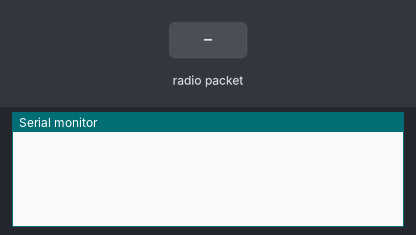
Recording of a sketch running on a simulated ESP32. Shown: the last lines printed to the serial monitor. The inputs (shaded band) are chosen by the test bench.

Above: at 1.2 s.
1.3 s: radio packet "remote-commands" arrives
At 2.5 s:
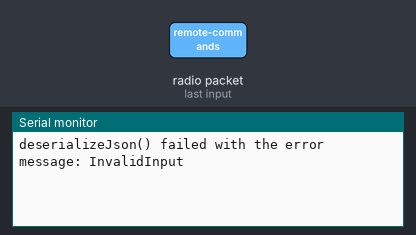
2.8 s: radio packet "1" arrives
At 3.9 s:
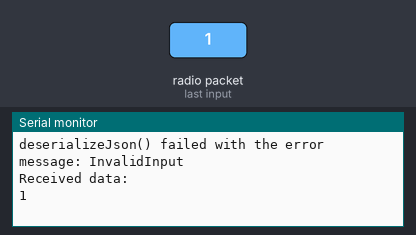

The sketch:

EspNowReceiveJson.ino
```cpp
#include <WiFi.h>
#include <esp_now.h>
#include <ArduinoJson.h>

int motorState = 0;

void processReceivedJson(DynamicJsonDocument &jsonDoc)
{
    Serial.println("Received data:");

    // Converts the jsonDoc variable to text and sends it through
    // the Serial port using Serial.print() behind the scenes
    serializeJson(jsonDoc, Serial);
    Serial.println("");

    // Logic based on the command received
    String topic = jsonDoc["topic"].as<String>();
    if (topic == "remote-commands")
    {
        String command = jsonDoc["command"].as<String>();

        if (command == "speed-up")
        {
            Serial.println("Speeding up the fan");
            motorState += 1;
        }

        if (command == "speed-down")
        {
            Serial.println("Slowing down the fan");
            motorState -= 1;
        }
    }
}

void printEspErrorCode(String message, esp_err_t errorCode)
{
    Serial.println(message);
    Serial.print("Error Code:");
    Serial.println(errorCode, HEX);
    Serial.println("The meaning of this error code can be found at:");
    Serial.println("https://docs.espressif.com/projects/esp-idf/en/latest/esp32/api-reference/error-codes.html");
}

// Callback function for when data is received from other ESP32
// The * and & symbols can mostly be ignored for our cases. Its arrays, references and pointers in the C-language used in specific cases.
void onDataReceived(const uint8_t *senderMacAddress, const uint8_t *receivedData, int receivedDataLength)
{
    DynamicJsonDocument receivedJson(500);

    // Read the received data and store it as json in the receiveJson variable
    DeserializationError error = deserializeJson(receivedJson, receivedData, receivedDataLength);

    // If there was an error converting the received data to json, print the error message
    // and exit the function
    if (error != DeserializationError::Ok)
    {
        Serial.print(F("deserializeJson() failed with the error message: "));
        Serial.println(error.c_str());
        return;
    }

    processReceivedJson(receivedJson);
}

void setupEspNow()
{
    // Set device as a Wi-Fi Station because ESP-NOW
    // uses parts of the Wi-Fi protocol.
    WiFi.mode(WIFI_STA);

    // Init ESP-NOW
    esp_err_t espNowInitStatus = esp_now_init();
    if (espNowInitStatus != ESP_OK)
    {
        // If the initialization fails, print a message and restart the ESP32
        printEspErrorCode("Error initializing ESP-NOW", espNowInitStatus);
        ESP.restart();
    }

    // Register a function that will be called when data is received
    esp_now_register_recv_cb(onDataReceived);
}

void setup()
{
    Serial.begin(115200);
    setupEspNow();
}

void loop()
{
}
```

Measured:
- after the input at 1.3 s, the serial monitor: prints a new line after 0.05 s (image 1)
- after the input at 2.8 s, the serial monitor: prints a new line after 0.05 s (image 2)
